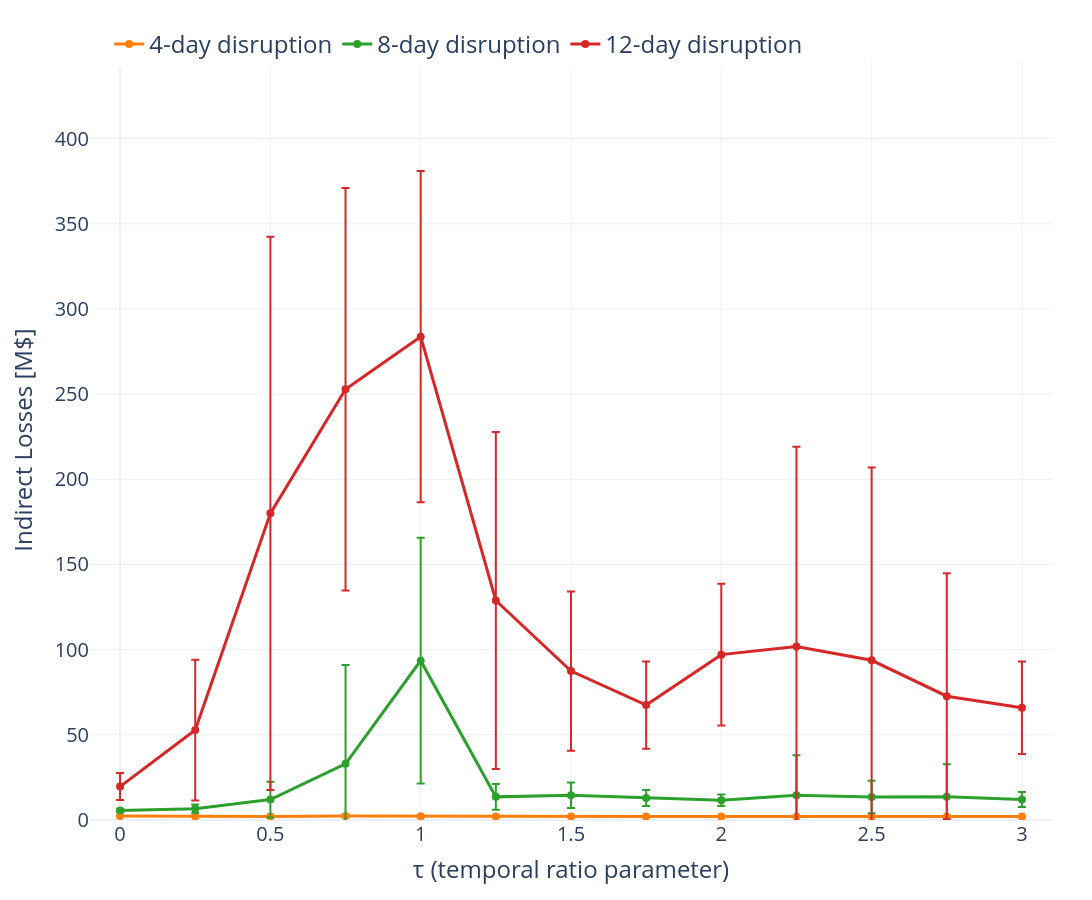

Notebook code cell kept with this figure:
### Markdown cell above
sampling 50 MC simulations is just because for some durations and tau combinations I did more simulations, so I leveraged everything to have 50 for every point.

### Code cell
_grid_pairs = {(s['duration'], lag) for s in scenarios_cascading for lag in s['time_lags']}
_mask = df_cascading.apply(lambda r: (r['duration'], r['time_lag']) in _grid_pairs, axis=1)

df_cascading_n50 = (
    df_cascading[_mask]
    .sort_values(['duration', 'time_lag', 'filename', 'mc_repetition'])
    .groupby(['duration', 'time_lag'], sort=False)
    .head(50)
    .reset_index(drop=True)
)

_counts = df_cascading_n50.groupby(['duration', 'time_lag']).size()
assert (_counts == 50).all(), f"Unbalanced after subsampling: {_counts[_counts != 50].to_dict()}"

# Sampling 50 MC simulations
scenario_data_n50 = []
for scenario in scenarios_cascading:
    df_filtered = df_cascading_n50[df_cascading_n50['duration'] == scenario['duration']].copy()
    df_filtered = df_filtered[df_filtered['time_lag'].isin(scenario['time_lags'])]
    df_filtered['tau'] = df_filtered['time_lag'] / df_filtered['duration']
    stats_df = (df_filtered
                .groupby(['duration', 'tau'])['household_loss']
                .agg(['mean', 'std'])
                .reset_index())
    scenario_data_n50.append({
        'stats_df': stats_df,
        'name': scenario['name'],
        'color': scenario['color']
    })

# Keep only 4/8/12-day scenarios
keep = {'4-day disruption', '8-day disruption', '12-day disruption'}
scenarios_n50 = [s for s in scenario_data_n50 if s['name'] in keep]

fig = go.Figure()
for s in scenarios_n50:
    data = s['stats_df'].sort_values('tau')
    fig.add_trace(
        go.Scatter(
            x=data['tau'],
            y=data['mean'],
            error_y=dict(type='data', array=data['std'], visible=True),
            mode='lines+markers',
            name=s['name'],
            line=dict(width=3, color=s['color']),
            marker=dict(size=8, color=s['color'])
        )
    )

fig.update_layout(
    width=1200,
    height=900,
    template='plotly_white',
    margin=dict(l=90, r=40, t=60, b=80),
    legend=dict(orientation='h', x=0.02, y=1.05, font=dict(size=24))
)
fig.update_xaxes(
    title_text='τ (temporal ratio parameter)',
    tickmode='array',
    tickvals=[0, 0.5, 1, 1.5, 2, 2.5, 3],
    ticktext=['0', '0.5', '1', '1.5', '2', '2.5', '3'],
    range=[-0.1, 3.1],
    title_font=dict(size=24),
    tickfont=dict(size=20),
)
ymin = min(df['mean'].min() - df['std'].max() for df in [s['stats_df'] for s in scenarios_n50])
ymax = max(df['mean'].max() + df['std'].max() for df in [s['stats_df'] for s in scenarios_n50])
fig.update_yaxes(
    title_text='Indirect Losses [M$]',
    range=[max(0, ymin), ymax],
    title_font=dict(size=24),
    tickfont=dict(size=20)
)

save_plotly(fig, 'cascading_multi-basin_scenarios_v2_left_panel_n50')
fig.show()

### Figure 1 — Plotly figure (JSON) as saved in the notebook; plotly's stock layout.template omitted (floating-point values rounded to 4 significant figures)
{"data": [{"error_y": {"array": [0.07631, 0.1378, 0.1862, 0.8069, 0.4507, 0.135, 0.1764, 0.1688, 0.1733, 0.1404, 0.2219, 0.1822, 0.1236], "type": "data", "visible": true}, "line": {"color": "#ff7f0e", "width": 3}, "marker": {"color": "#ff7f0e", "size": 8}, "mode": "lines+markers", "name": "4-day disruption", "type": "scatter", "x": [0.0, 0.25, 0.5, 0.75, 1.0, 1.25, 1.5, 1.75, 2.0, 2.25, 2.5, 2.75, 3.0], "y": [2.279, 2.024, 2.114, 2.327, 2.173, 2.036, 2.063, 2.063, 2.064, 2.012, 2.02, 2.041, 1.985]}, {"error_y": {"array": [0.7562, 2.426, 10.48, 58.01, 72.16, 7.527, 7.508, 4.658, 3.439, 23.55, 9.546, 19.1, 4.367], "type": "data", "visible": true}, "line": {"color": "#2ca02c", "width": 3}, "marker": {"color": "#2ca02c", "size": 8}, "mode": "lines+markers", "name": "8-day disruption", "type": "scatter", "x": [0.0, 0.25, 0.5, 0.75, 1.0, 1.25, 1.5, 1.75, 2.0, 2.25, 2.5, 2.75, 3.0], "y": [5.508, 6.608, 12.0, 32.97, 93.54, 13.58, 14.58, 12.9, 11.59, 14.48, 13.52, 13.61, 12.01]}, {"error_y": {"array": [7.934, 41.32, 162.4, 118.2, 97.24, 98.91, 46.77, 25.63, 41.66, 117.2, 113.2, 72.18, 27.12], "type": "data", "visible": true}, "line": {"color": "#d62728", "width": 3}, "marker": {"color": "#d62728", "size": 8}, "mode": "lines+markers", "name": "12-day disruption", "type": "scatter", "x": [0.0, 0.25, 0.5, 0.75, 1.0, 1.25, 1.5, 1.75, 2.0, 2.25, 2.5, 2.75, 3.0], "y": [19.6, 52.82, 180.0, 252.9, 283.7, 128.8, 87.43, 67.46, 97.07, 101.9, 93.74, 72.68, 65.86]}], "layout": {"height": 900, "legend": {"font": {"size": 24}, "orientation": "h", "x": 0.02, "y": 1.05}, "margin": {"b": 80, "l": 90, "r": 40, "t": 60}, "width": 1200, "xaxis": {"range": [-0.1, 3.1], "tickfont": {"size": 20}, "tickmode": "array", "ticktext": ["0", "0.5", "1", "1.5", "2", "2.5", "3"], "tickvals": [0, 0.5, 1, 1.5, 2, 2.5, 3], "title": {"font": {"size": 24}, "text": "τ (temporal ratio parameter)"}}, "yaxis": {"range": [0, 446.1], "tickfont": {"size": 20}, "title": {"font": {"size": 24}, "text": "Indirect Losses [M$]"}}}}
